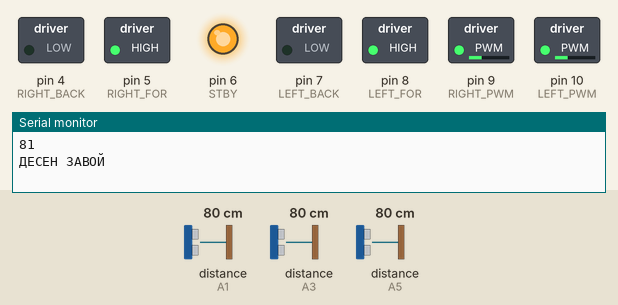
This sketch was run on a simulated Arduino Uno, built with avr-gcc and run on an emulated ATmega328P. Shown: switched loads named in the sketch (green lamp = pin HIGH), output pins drawn as LEDs (lit = HIGH), the last lines printed to the serial monitor. Dashed ring = blinking. Inputs (shaded band) come from the test bench; at power-on: distance to the obstacle (sensors on A3, A1, A5) 80 cm. The echo pulse lasts 58.3 µs per cm.

Above: at 5.98 s.
6.3 s: distance to the obstacle (sensor on A3) set to 32 cm
10.4 s: distance to the obstacle (sensor on A3) set to 28 cm
At 11.5 s:
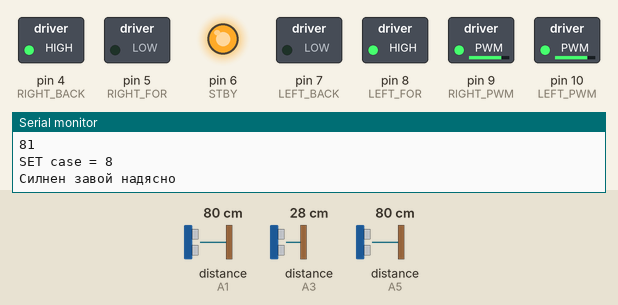
12.8 s: distance to the obstacle (sensor on A1) set to 16 cm
18.3 s: distance to the obstacle (sensor on A1) set to 13 cm
At 19.0 s:
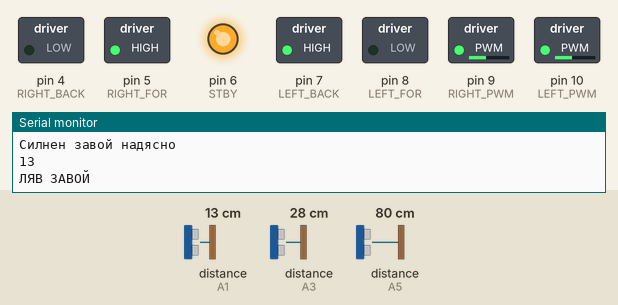
22.9 s: distance to the obstacle (sensor on A1) set to 18 cm
At 24.9 s:
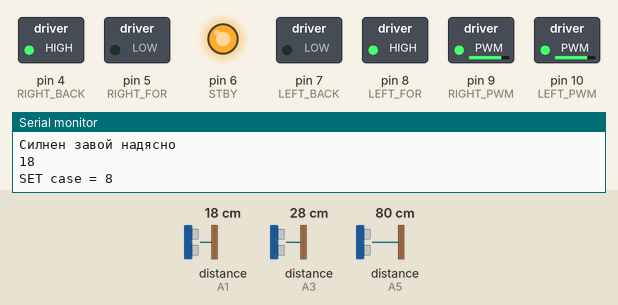
28.4 s: distance to the obstacle (sensor on A3) set to 13 cm
30.8 s: distance to the obstacle (sensor on A3) set to 10 cm
At 31.5 s:
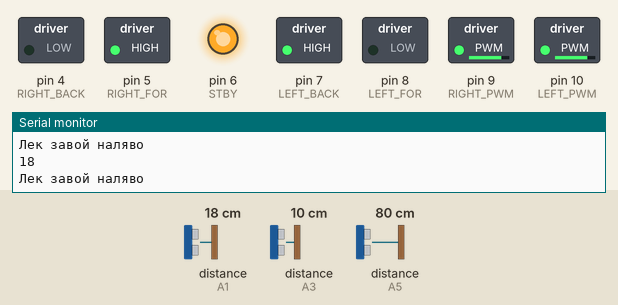
Timing chart, 0 to 33.8 s (numbered marks = the images above; inputs shaded):
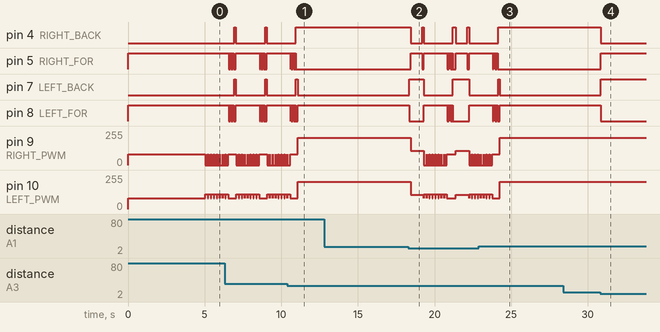

Measured:
- the behaviour switches between 30 and 29 cm on distance to the obstacle (sensor on A3) (found by bisection; images 0 and 1)
- the behaviour switches between 15 and 14 cm on distance to the obstacle (sensor on A1) (found by bisection; images 1 and 2)
- the behaviour switches between 12 and 11 cm on distance to the obstacle (sensor on A3) (found by bisection; images 3 and 4)
- after the input at 10.4 s, pin 4 (RIGHT_BACK): goes on until 11.0 s, then stays HIGH; pin 5 (RIGHT_FOR): goes on until 10.9 s, then stays LOW
- after the input at 18.3 s, pin 4 (RIGHT_BACK): goes LOW 0.75 s, HIGH 0.10 s, LOW 1.9 s, HIGH 0.20 s, LOW 0.75 s, HIGH 0.10 s, then LOW, starting after 0.14 s; pin 7 (LEFT_BACK): alternates HIGH for 1.0 s and LOW for 1.9 s, starting at once
- after the input at 22.9 s, pin 4 (RIGHT_BACK): goes on until 24.2 s, then stays HIGH; pin 5 (RIGHT_FOR): goes on until 24.1 s, then stays LOW
- after the input at 30.8 s, pin 4 (RIGHT_BACK), pin 8 (LEFT_FOR): HIGH → LOW at once; pin 5 (RIGHT_FOR), pin 7 (LEFT_BACK): LOW → HIGH at once
- by itself, pin 4 (RIGHT_BACK), pin 7 (LEFT_BACK): alternates HIGH for 0.11 s and LOW for 1.9 s

The sketch:

NITROBOT_MAZE_SOLVER.new.v1.ino
```cpp
#include <NewPing.h>

#define TRIG A0
#define ECHO A1
#define MAX_DIST 200

#define TRIG_L A4
#define ECHO_L A5
#define MAX_DIST_L 200

#define TRIG_R A2
#define ECHO_R A3
#define MAX_DIST_R 200

#define RIGHT_PWM 9
#define RIGHT_FOR 5
#define RIGHT_BACK 4
#define LEFT_FOR 8
#define LEFT_BACK 7
#define LEFT_PWM 10
#define STBY 6

unsigned int frontDistance;
unsigned int leftDistance;
unsigned int rightDistance;

const int LeftSpeed = 80;
const int RightSpeed = 80;

int speedLeft = LeftSpeed;
int speedRight = RightSpeed;

NewPing sonar(TRIG, ECHO, MAX_DIST);
NewPing sonar_L(TRIG_L, ECHO_L, MAX_DIST_L);
NewPing sonar_R(TRIG_R, ECHO_R, MAX_DIST_R);

void moveForward();
void moveBackward();
void customTurnLeft();
void customTurnRight();
void stopMoving();

void setup()
{
  pinMode(STBY, OUTPUT);
  pinMode(RIGHT_FOR, OUTPUT);
  pinMode(RIGHT_BACK, OUTPUT);
  pinMode(RIGHT_PWM, OUTPUT);
  pinMode(LEFT_FOR, OUTPUT);
  pinMode(LEFT_BACK, OUTPUT);
  pinMode(LEFT_PWM, OUTPUT);

  digitalWrite(STBY, HIGH);
  unsigned int frontDistance = sonar.ping_cm();
  unsigned int leftDistance = sonar_L.ping_cm();
  unsigned int rightDistance = sonar_R.ping_cm();
  Serial.begin(9600);
  digitalWrite(RIGHT_PWM, 80);
  digitalWrite(LEFT_PWM, 80);
  moveForward();
  delay(5000);
}

/*-------------------------------------------------*/

void loop()

{
  int currentState = 0;

  rightDistance = sonar_R.ping_cm(); //read right Ultrasonic sensor
  if (rightDistance == 0)
    rightDistance = 255;

  frontDistance = sonar.ping_cm(); //read front Ultrasonic sensor
  Serial.println(frontDistance);
  if (frontDistance == 0)
    frontDistance = 255;

//  leftDistance = sonar_L.ping_cm();  //read left Ultrasonic sensor
//  Serial.println(leftDistance);
//  if (leftDistance == 0)
//    leftDistance = 255;

  if (frontDistance <= 15.0) //the front wall is neal, turn left 90 degrees
  {
    currentState = 1;
  }

  if (frontDistance >= 15.0) //the front wall is far away
  {
    if (rightDistance >= 30.0) //the right wall is far away
    {
      currentState = 3; // turn right 90 degrees
    }
    else if (rightDistance > 11.0 && rightDistance < 19.0) // the robot is in the centerline - go forwad
    {
      currentState = 4;
    }
    else if (rightDistance < 24.0 && rightDistance >= 19.0) // sharp turn right
    {
      currentState = 5;
    }

    else if (rightDistance > 6.0 && rightDistance <= 11.0)
    {
      currentState = 6; // Лек завой наляво
    }

    else if (rightDistance <= 6.0)
    {
      Serial.println("SET case = 7 ");
      currentState = 7; //Силнен завой наляво
    }
    else if (rightDistance >= 24.0 && rightDistance < 30.0)
    {
      Serial.println("SET case = 8 ");
      currentState = 8;  //Силнен завой надясно
    }

     }
  switch (currentState)
  {
  case 1: /* завой на 90 градуса */
    Serial.println("ЛЯВ ЗАВОЙ");
    moveBackward();
    delay(100);
    speedLeft = LeftSpeed * 1.35;
    speedRight = RightSpeed* 1.35;
    customTurnLeft();
    delay(750);
    moveBackward();
    delay(100);
  case 3: /* завой на 90 градуса надясно/наляво */
    Serial.println("ДЕСЕН ЗАВОЙ");
    //moveBackward();
    //delay(100);
    for (size_t i = 0; i < 8; i++)
    {
      speedLeft = LeftSpeed;
      speedRight = RightSpeed;
      moveForward();
      delay(20);
      speedLeft = LeftSpeed * 1.4;
      speedRight = 0;
      moveForward();
      delay(170);
    }
    for (size_t i = 0; i < 7; i++)
    {
      speedLeft = LeftSpeed;
      speedRight = RightSpeed;
      moveForward();
      delay(35);
      stopMoving();
      delay(20);
    }
    moveBackward();
    delay(100);
    //    directionCompensation = false;
    break;
  case 4:
    Serial.println("Движение НАПРАВО");
    break;
  case 5:
    Serial.println("Лек завой надясно");
    speedRight = RightSpeed * 2.55;
    speedLeft = LeftSpeed * 2.55;
    customTurnRight();
    delay(50);
    break;
  case 6:
    Serial.println("Лек завой наляво");
    speedRight = RightSpeed * 2.55;
    speedLeft = LeftSpeed * 2.55;
    customTurnLeft();
    delay(50);
    break;
  case 7:
    Serial.println("Силнен завой наляво");
    speedRight = RightSpeed * 2.55;
    speedLeft = LeftSpeed * 2.55;
    customTurnLeft();
    delay(100);
    break;
  case 8:
    Serial.println("Силнен завой надясно");
    speedRight = RightSpeed * 2.55;
    speedLeft = LeftSpeed * 2.55;
    customTurnRight();
    delay(100);
    break;
  default:
    break;
  }
}
void moveForward()
{
  digitalWrite(LEFT_FOR, HIGH);
  digitalWrite(LEFT_BACK, LOW);
  digitalWrite(RIGHT_FOR, HIGH);
  digitalWrite(RIGHT_BACK, LOW);
  analogWrite(RIGHT_PWM, speedRight);
  analogWrite(LEFT_PWM, speedLeft);
}

void moveBackward()
{
  digitalWrite(LEFT_FOR, LOW);
  digitalWrite(LEFT_BACK, HIGH);
  digitalWrite(RIGHT_FOR, LOW);
  digitalWrite(RIGHT_BACK, HIGH);
  analogWrite(RIGHT_PWM, speedRight);
  analogWrite(LEFT_PWM, speedLeft);
}

void customTurnLeft()
{
  digitalWrite(LEFT_FOR, LOW);
  digitalWrite(LEFT_BACK, HIGH);
  digitalWrite(RIGHT_FOR, HIGH);
  digitalWrite(RIGHT_BACK, LOW);
  analogWrite(RIGHT_PWM, speedRight);
  analogWrite(LEFT_PWM, speedLeft);
}

void customTurnRight()
{
  digitalWrite(LEFT_FOR, HIGH);
  digitalWrite(LEFT_BACK, LOW);
  digitalWrite(RIGHT_FOR, LOW);
  digitalWrite(RIGHT_BACK, HIGH);
  analogWrite(RIGHT_PWM, speedRight);
  analogWrite(LEFT_PWM, speedLeft);
}

void stopMoving()
{
  digitalWrite(LEFT_FOR, LOW);
  digitalWrite(LEFT_BACK, LOW);
  digitalWrite(RIGHT_FOR, LOW);
  digitalWrite(RIGHT_BACK, LOW);
}
```
